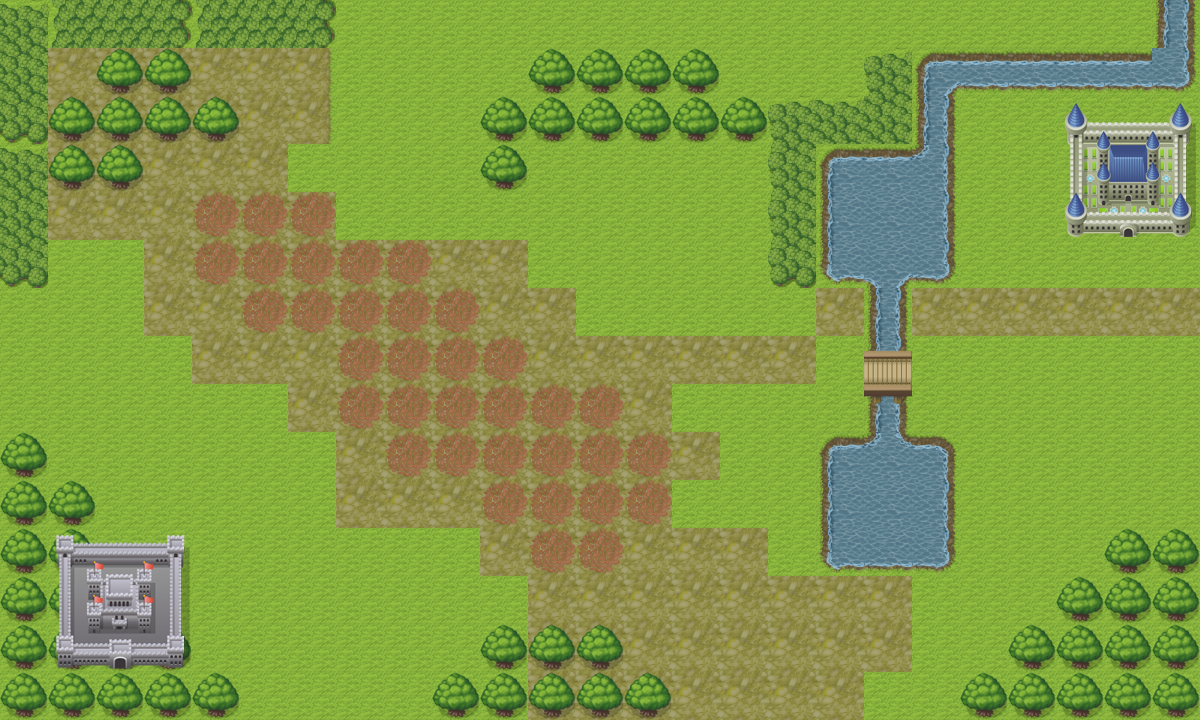

A 2D game scene composited from a Tiled map and its tileset images. What follows is a short description and the map's XML, with every tile layer's data as written:
An orthogonal 25x15 tile map with 48x48 px tiles, 6 tile layers (sol, eau, pont, arbre, ...), 4 tilesets.

<map version="1.10" tiledversion="1.11.0" orientation="orthogonal" renderorder="right-down" width="25" height="15" tilewidth="48" tileheight="48" infinite="0" nextlayerid="9" nextobjectid="1">
 <tileset firstgid="1" source="assets/pipo-map001.tsx" />
 <tileset firstgid="137" source="assets/pipo-map001_at.tsx" />
 <tileset firstgid="617" source="assets/pipo-map001_at - ÉRÉsÅ[.tsx" />
 <tileset firstgid="1097" source="assets/48x48/pipo-map001.tsx" />
 <layer id="1" name="sol" width="25" height="15">
  <data encoding="csv">
1,1,1,1,1,1,1,1,1,1,1,1,1,1,1097,1,1,1,1097,1,1,1,1,1,1,
1,351,831,351,351,351,352,1,1,1,1,1,1,1,1097,1,1,1,1097,1,1,1,1,1,1,
1,351,351,351,351,351,352,1,1,1,1,1,1,1,1097,1,1,1,1097,1,1,1,1,1,1,
1,351,351,351,351,351,1,1,1,1,1,1,1,1,1097,1097,1097,1097,1097,1,1,1,1,1,1,
1,351,351,351,351,351,351,1,1,1,1,1,1097,1097,1097,1097,1097,1097,1,1,1,1,1,1,1,
1,1,1,351,351,351,351,351,351,351,351,1,1097,1097,1097,1097,1097,1097,1,1,1,1,1,1,1,
1,1,1,351,351,351,351,351,351,351,351,351,1097,1097,1097,1097,1,351,351,351,351,351,351,351,351,
1,1,1,1,351,351,351,351,351,351,351,351,351,351,351,351,351,1,357,1,1,1,1,1,1,
1,1,1,1,1,1,351,351,351,351,351,351,351,351,1,1,1,1,1,1,1,1,1,1,1,
1,1,1,1,1,1,1,351,351,351,351,351,351,351,351,1,1,1,1,1,1,1,1,1,1,
1,1,1,1,1,1,1,351,351,351,351,351,351,351,1,1,1,1,1,1,1,1,1,1,1,
1,1,1,1,1,1,1,1,1,1,351,351,351,351,351,351,1,351,351,1,1,1,1,1,1,
1,1,1,1,1,1,1,1,1,1,1,351,351,351,351,351,351,351,351,1,1,1,1,1,1,
1,1,1,1,1,1,1,1,1,1,1,351,351,351,351,351,351,351,351,1,1,1,1,1,1,
1,1,1,1,1,1,1,1,1,1,1,351,351,351,351,351,351,351,1,1,1,1,1,1,1
</data>
 </layer>
 <layer id="4" name="eau" width="25" height="15">
  <data encoding="csv">
0,0,0,0,0,0,0,0,0,0,0,0,0,0,0,0,0,0,0,0,0,0,0,0,837,
0,0,0,0,0,0,0,0,0,0,0,0,0,0,0,0,0,0,238,353,339,339,339,339,376,
0,0,0,0,0,0,0,0,0,0,0,0,0,0,0,0,238,239,255,357,0,0,0,0,0,
0,0,0,0,0,0,0,0,0,0,0,0,0,0,0,0,254,342,343,402,0,0,0,0,0,
0,0,0,0,0,0,0,0,0,0,0,0,0,0,0,0,254,358,359,360,0,0,0,0,0,
0,0,0,0,0,0,0,0,0,0,0,0,0,0,0,0,270,374,418,376,0,0,0,0,0,
0,0,0,0,0,0,0,0,0,0,0,0,0,0,0,0,0,0,357,0,0,0,0,0,0,
0,0,0,0,0,0,0,0,0,0,0,0,0,0,0,0,0,0,0,0,0,0,0,0,0,
0,0,0,0,0,0,0,0,0,0,0,0,0,0,0,0,0,0,357,0,0,0,0,0,0,
0,0,0,0,0,0,0,0,0,0,0,0,0,0,0,0,0,342,417,344,0,0,0,0,0,
0,0,0,0,0,0,0,0,0,0,0,0,0,0,0,0,0,358,359,360,0,0,0,0,0,
0,0,0,0,0,0,0,0,0,0,0,0,0,0,0,0,0,374,375,376,0,0,0,0,0,
0,0,0,0,0,0,0,0,0,0,0,0,0,0,0,0,0,0,0,0,0,0,0,0,0,
0,0,0,0,0,0,0,0,0,0,0,0,0,0,0,0,0,0,0,0,0,0,0,0,0,
0,0,0,0,0,0,0,0,0,0,0,0,0,0,0,0,0,0,0,0,0,0,0,0,0
</data>
 </layer>
 <layer id="8" name="pont" width="25" height="15">
  <data encoding="csv">
0,0,0,0,0,0,0,0,0,0,0,0,0,0,0,0,0,0,0,0,0,0,0,0,0,
0,0,0,0,0,0,0,0,0,0,0,0,0,0,0,0,0,0,0,0,0,0,0,0,0,
0,0,0,0,0,0,0,0,0,0,0,0,0,0,0,0,0,0,0,0,0,0,0,0,0,
0,0,0,0,0,0,0,0,0,0,0,0,0,0,0,0,0,0,0,0,0,0,0,0,0,
0,0,0,0,0,0,0,0,0,0,0,0,0,0,0,0,0,0,0,0,0,0,0,0,0,
0,0,0,0,0,0,0,0,0,0,0,0,0,0,0,0,0,0,0,0,0,0,0,0,0,
0,0,0,0,0,0,0,0,0,0,0,0,0,0,0,0,0,0,0,0,0,0,0,0,0,
0,0,0,0,0,0,0,0,0,0,0,0,0,0,0,0,0,0,1113,0,0,0,0,0,0,
0,0,0,0,0,0,0,0,0,0,0,0,0,0,0,0,0,0,1121,0,0,0,0,0,0,
0,0,0,0,0,0,0,0,0,0,0,0,0,0,0,0,0,0,0,0,0,0,0,0,0,
0,0,0,0,0,0,0,0,0,0,0,0,0,0,0,0,0,0,0,0,0,0,0,0,0,
0,0,0,0,0,0,0,0,0,0,0,0,0,0,0,0,0,0,0,0,0,0,0,0,0,
0,0,0,0,0,0,0,0,0,0,0,0,0,0,0,0,0,0,0,0,0,0,0,0,0,
0,0,0,0,0,0,0,0,0,0,0,0,0,0,0,0,0,0,0,0,0,0,0,0,0,
0,0,0,0,0,0,0,0,0,0,0,0,0,0,0,0,0,0,0,0,0,0,0,0,0
</data>
 </layer>
 <layer id="5" name="arbre" width="25" height="15">
  <data encoding="csv">
239,1610612975,1610612991,1610613007,1610612975,1610612991,1610613007,0,0,0,0,0,0,0,0,0,0,0,0,0,0,0,0,0,0,
255,0,1107,1107,0,0,0,0,0,0,0,1107,1107,1107,1107,0,0,0,0,0,0,0,0,0,0,
271,1107,1107,1107,1107,0,0,0,0,0,1107,1107,1107,1107,1107,1107,0,0,0,0,0,0,0,0,0,
239,1107,1107,0,0,0,0,0,0,0,1107,0,0,0,0,0,0,0,0,0,0,0,0,0,0,
255,0,0,0,0,0,0,0,0,0,0,0,0,0,0,0,0,0,0,0,0,0,0,0,0,
271,0,0,0,0,0,0,0,0,0,0,0,0,0,0,0,0,0,0,0,0,0,0,0,0,
0,0,0,0,0,0,0,0,0,0,0,0,0,0,0,0,0,0,0,0,0,0,0,0,0,
0,0,0,0,0,0,0,0,0,0,0,0,0,0,0,0,0,0,0,0,0,0,0,0,0,
0,0,0,0,0,0,0,0,0,0,0,0,0,0,0,0,0,0,0,0,0,0,0,0,0,
11,0,0,0,0,0,0,0,0,0,0,0,0,0,0,0,0,0,0,0,0,0,0,0,0,
11,11,0,0,0,0,0,0,0,0,0,0,0,0,0,0,0,0,0,0,0,0,0,0,0,
11,11,0,0,0,0,0,0,0,0,0,0,0,0,0,0,0,0,0,0,0,0,0,1107,1107,
11,11,0,0,0,0,0,0,0,0,0,0,0,0,0,0,0,0,0,0,0,0,1107,1107,1107,
11,11,11,11,0,0,0,0,0,0,1107,1107,1107,0,0,0,0,0,0,0,0,1107,1107,1107,1107,
11,11,11,11,11,0,0,0,0,1107,1107,1107,1107,1107,0,0,0,0,0,0,1107,1107,1107,1107,1107
</data>
 </layer>
 <layer id="7" name="boue" width="25" height="15">
  <data encoding="csv">
0,0,0,0,0,0,0,0,0,0,0,0,0,0,0,0,0,0,0,0,0,0,0,0,0,
0,0,0,0,0,0,0,0,0,0,0,0,0,0,0,0,0,0,0,0,0,0,0,0,0,
0,0,0,0,0,0,0,0,0,0,0,0,0,0,0,0,0,0,0,0,0,0,0,0,0,
0,0,0,0,0,0,0,0,0,0,0,0,0,0,0,0,0,0,0,0,0,0,0,0,0,
0,0,0,0,145,145,145,0,0,0,0,0,0,0,0,0,0,0,0,0,0,0,0,0,0,
0,0,0,0,145,145,145,145,145,0,0,0,0,0,0,0,0,0,0,0,0,0,0,0,0,
0,0,0,0,0,145,145,145,145,145,0,0,0,0,0,0,0,0,0,0,0,0,0,0,0,
0,0,0,0,0,0,0,145,145,145,145,0,0,0,0,0,0,0,0,0,0,0,0,0,0,
0,0,0,0,0,0,0,145,145,145,145,145,145,0,0,0,0,0,0,0,0,0,0,0,0,
0,0,0,0,0,0,0,0,145,145,145,145,145,145,0,0,0,0,0,0,0,0,0,0,0,
0,0,0,0,0,0,0,0,0,0,145,145,145,145,0,0,0,0,0,0,0,0,0,0,0,
0,0,0,0,0,0,0,0,0,0,0,145,145,0,0,0,0,0,0,0,0,0,0,0,0,
0,0,0,0,0,0,0,0,0,0,0,0,0,0,0,0,0,0,0,0,0,0,0,0,0,
0,0,0,0,0,0,0,0,0,0,0,0,0,0,0,0,0,0,0,0,0,0,0,0,0,
0,0,0,0,0,0,0,0,0,0,0,0,0,0,0,0,0,0,0,0,0,0,0,0,0
</data>
 </layer>
 <layer id="6" name="maison" width="25" height="15">
  <data encoding="csv">
0,0,0,0,0,0,0,0,0,0,0,0,0,0,0,0,0,0,0,0,0,0,0,0,0,
0,0,0,0,0,0,0,0,0,0,0,0,0,0,0,0,0,0,0,0,0,0,0,0,0,
0,0,0,0,0,0,0,0,0,0,0,0,0,0,0,0,0,0,0,0,0,0,1188,1189,1190,
0,0,0,0,0,0,0,0,0,0,0,0,0,0,0,0,0,0,0,0,0,0,1196,1197,1198,
0,0,0,0,0,0,0,0,0,0,0,0,0,0,0,0,0,0,0,0,0,0,1204,1205,1206,
0,0,0,0,0,0,0,0,0,0,0,0,0,0,0,0,0,0,0,0,0,0,0,0,0,
0,0,0,0,0,0,0,0,0,0,0,0,0,0,0,0,0,0,0,0,0,0,0,0,0,
0,0,0,0,0,0,0,0,0,0,0,0,0,0,0,0,0,0,0,0,0,0,0,0,0,
0,0,0,0,0,0,0,0,0,0,0,0,0,0,0,0,0,0,0,0,0,0,0,0,0,
0,0,0,0,0,0,0,0,0,0,0,0,0,0,0,0,0,0,0,0,0,0,0,0,0,
0,0,0,0,0,0,0,0,0,0,0,0,0,0,0,0,0,0,0,0,0,0,0,0,0,
0,89,90,91,0,0,0,0,0,0,0,0,0,0,0,0,0,0,0,0,0,0,0,0,0,
0,97,98,99,0,0,0,0,0,0,0,0,0,0,0,0,0,0,0,0,0,0,0,0,0,
0,105,106,107,0,0,0,0,0,0,0,0,0,0,0,0,0,0,0,0,0,0,0,0,0,
0,0,0,0,0,0,0,0,0,0,0,0,0,0,0,0,0,0,0,0,0,0,0,0,0
</data>
 </layer>
</map>
